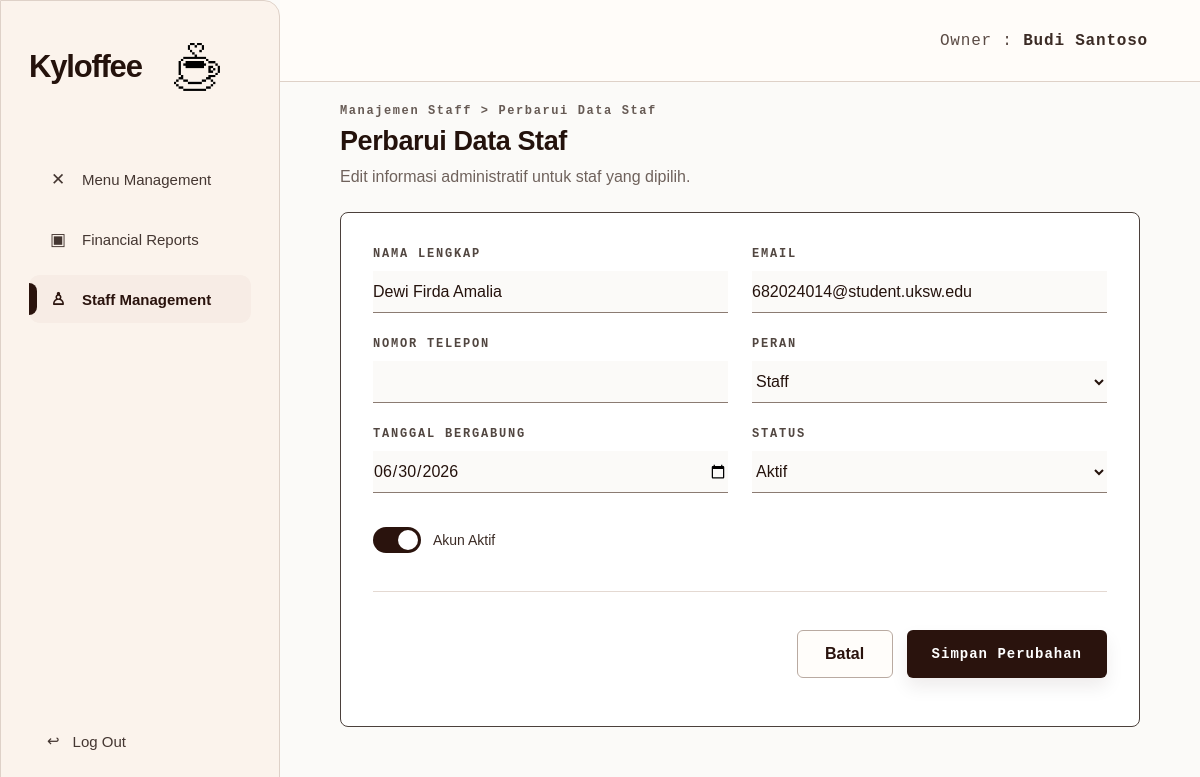
The app's page /owner/users/6/edit (signed in), older data.
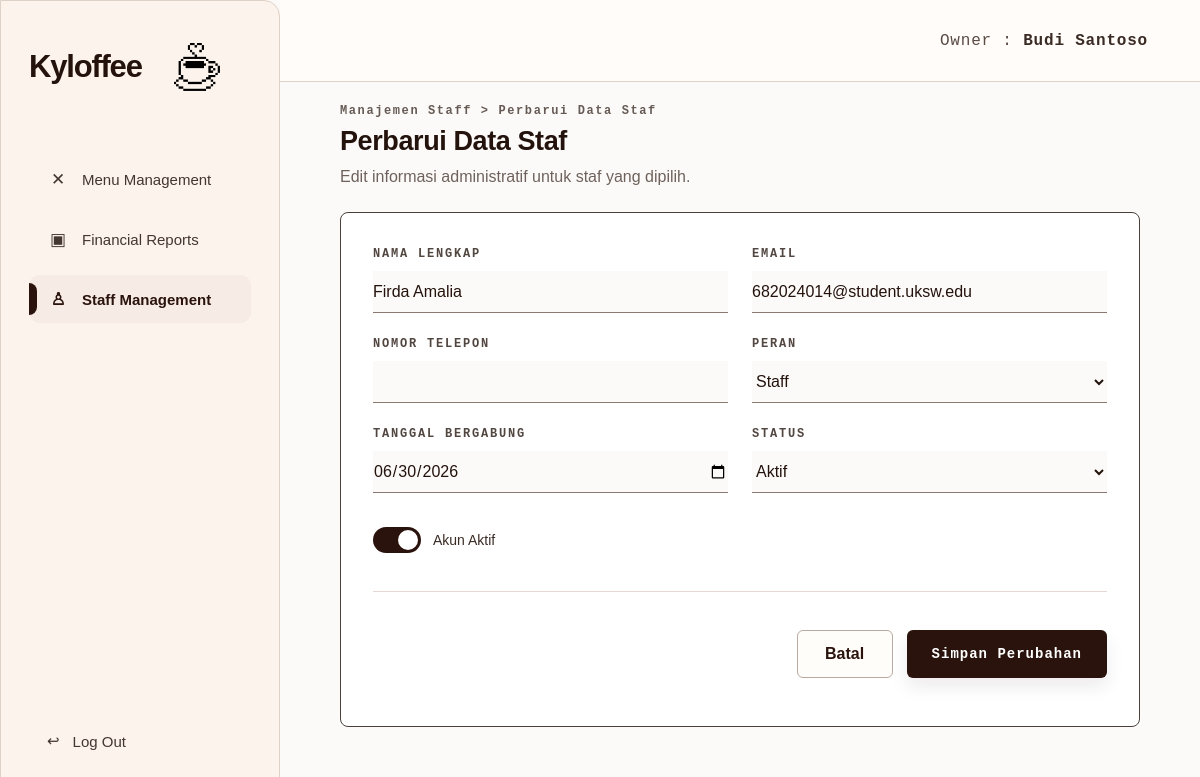
The same page, newer data.
### tables this page shows
CREATE TABLE users (
                id INTEGER PRIMARY KEY AUTOINCREMENT,
                full_name TEXT NOT NULL,
                email TEXT UNIQUE NOT NULL,
                password_hash TEXT NOT NULL,
                role TEXT NOT NULL,
                created_at TIMESTAMP DEFAULT CURRENT_TIMESTAMP
            , staff_phone TEXT, staff_position TEXT DEFAULT 'Staff', joined_date TEXT, staff_status TEXT DEFAULT 'Aktif', is_active INTEGER NOT NULL DEFAULT 1);

### app.py (the view, shortened to what this page needs)
@app.route("/owner/users/<int:staff_id>/edit", methods=["GET", "POST"])
@owner_required
def owner_users_edit(staff_id):
    init_db()
    db = get_db()
    staff = db.execute(
        """
        SELECT id, full_name, email, staff_phone, staff_position, joined_date, staff_status, is_active, created_at
        FROM users
        WHERE id = ? AND LOWER(role) = ?
        """,
        (staff_id, "staff"),
    ).fetchone()
    if staff is None:
        flash("Data staff tidak ditemukan.", "error")
        return redirect(url_for("owner_users"))
    staff_data = format_staff_member(staff)
    return render_template(
        "owner_staff_edit.html",
        owner_name=get_owner_name(),
        active_page="staff",
        staff=staff_data,
        form_data={},
        staff_positions=STAFF_POSITIONS,
        staff_statuses=STAFF_STATUSES,
        errors=[],
    )

### app.py (called while the page is built, shortened)
def get_db():
    global REMOTE_DB_FAILED
    if "db" not in g:
        should_try_mysql = DB_USE_MYSQL and not (REMOTE_DB_FAILED and DB_FALLBACK_SQLITE)
        sqlite_conn = sqlite3.connect(DATABASE)
        sqlite_conn.row_factory = sqlite3.Row
        g.db = DatabaseConnection(sqlite_conn, is_mysql=False)
    return g.db

def execute_script_commit(script):
    db = get_db()
    try:
        db.executescript(script)
        db.commit()
        app.logger.debug("DB script commit successful.")
    except Exception:
        db.rollback()
        app.logger.exception("DB schema change failed and rollback executed.")
        raise

def row_to_dict(row):
    if row is None:
        return {}
    if isinstance(row, dict):
        return row
    return dict(row)

def get_owner_name():
    return (
        session.get("full_name")
        or session.get("name")
        or session.get("username")
        or "Owner"
    )

def format_short_date(value):
    month_names = ["Jan", "Feb", "Mar", "Apr", "Mei", "Jun", "Jul", "Agu", "Sep", "Okt", "Nov", "Des"]
    return f"{value.day} {month_names[value.month - 1]} {value.year}"

    def cursor(self):
        return self.conn.cursor()

### templates/owner_staff_edit.html (shortened to what the changed rows need)
<!DOCTYPE html>
<html lang="id">
<head>
    <link rel="stylesheet" href="{{ url_for('static', filename='css/owner_shell.css') }}">
    <link rel="stylesheet" href="{{ url_for('static', filename='css/owner_menu_form.css') }}">
</head>
<body>
    <div class="owner-page">
        <main class="owner-main">
            <section class="owner-content owner-content--form owner-content--staff-form">
                <div class="page-heading">
                    <h1>Perbarui Data Staf</h1>
                </div>
                {% set current_name = form_data.get('full_name') if form_data else staff.full_name %}
                {% set current_email = form_data.get('email') if form_data else staff.email %}
                {% set current_phone = form_data.get('staff_phone') if form_data else staff.phone_value %}
                {% set current_position = form_data.get('staff_position') if form_data else staff.position %}
                {% set current_joined = form_data.get('joined_date') if form_data else staff.joined_date_value %}
                {% set current_status = form_data.get('staff_status') if form_data else staff.status %}
                {% set current_active = form_data.get('is_active') if form_data else staff.is_active %}
                <form action="{{ url_for('owner_users_edit', staff_id=staff.id) }}" method="POST" class="staff-form">
                    <div class="form-card staff-form-card staff-form-card--edit">
                        <div class="staff-form-body staff-form-body--edit">
                            <div class="staff-field-row">
                                <div class="field-group">
                                    <label for="full_name">Nama Lengkap</label>
                                    <input type="text" id="full_name" name="full_name" value="{{ current_name }}" required>
                                </div>
                                <div class="field-group">
                                    <label for="email">Email</label>
                                    <input type="email" id="email" name="email" value="{{ current_email }}" required>
                                </div>
                            </div>
                            <div class="staff-field-row">
                                <div class="field-group">
                                    <label for="staff_position">Peran</label>
                                    <select id="staff_position" name="staff_position" required>
                                        {% if current_position and current_position not in staff_positions %}
                                            <option value="{{ current_position }}" selected>{{ current_position }}</option>
                                        {% endif %}
                                    </select>
                                </div>
                            </div>
                        </div>
                    </div>
                </form>
            </section>
        </main>
    </div>
</body>
</html>

Row changes from the older to the newer data that the page shows:
changed users "682024014@student.uksw.edu": full_name "Dewi Firda Amalia" → "Firda Amalia"
